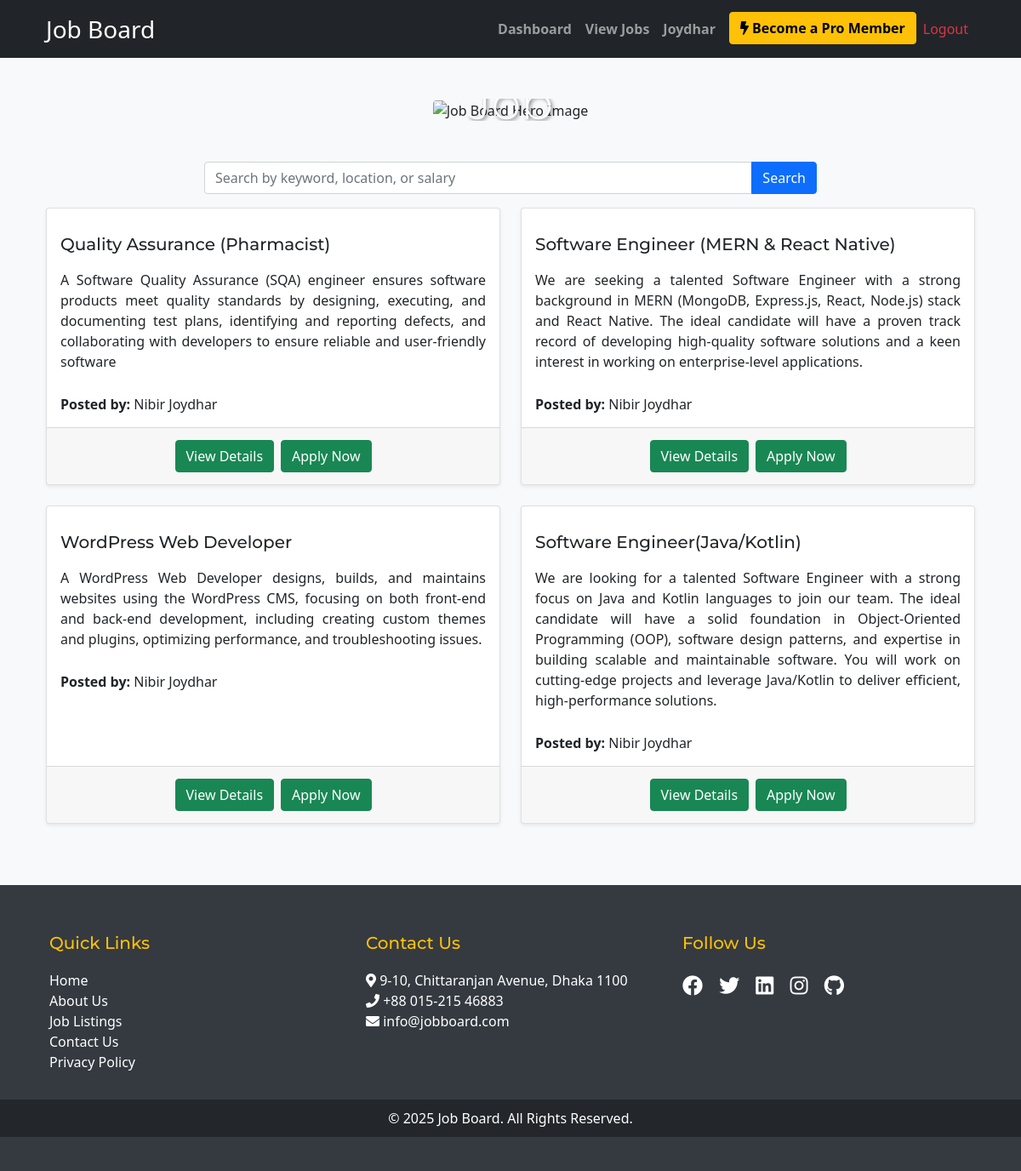
/index.php (signed in), run on the app's committed database.
### tables this page shows
CREATE TABLE `jobs` (
  `id` int NOT NULL,
  `title` varchar(255) NOT NULL,
  `description` text NOT NULL,
  `location` varchar(255) NOT NULL,
  `salary` decimal(10,2) NOT NULL,
  `requirements` text,
  `responsibilities` text,
  `employer_id` int NOT NULL,
  `created_at` timestamp NOT NULL DEFAULT CURRENT_TIMESTAMP
);

CREATE TABLE `users` (
  `id` int NOT NULL,
  `name` varchar(100) NOT NULL,
  `email` varchar(100) NOT NULL,
  `password` varchar(255) NOT NULL,
  `role` enum('job_seeker','employer','admin') NOT NULL,
  `created_at` timestamp NOT NULL DEFAULT CURRENT_TIMESTAMP,
  `status` enum('active','inactive') NOT NULL DEFAULT 'active',
  `is_verified` tinyint(1) DEFAULT '0',
  `verification_code` varchar(255) DEFAULT NULL,
  `reset_token` varchar(255) DEFAULT NULL,
  `reset_expires` datetime DEFAULT NULL,
  `is_premium` tinyint(1) DEFAULT '0'
);

### index.php (the view, shortened to what this page needs)
<?php
include('includes/db.php');
?>
<!DOCTYPE html>
<html>
<head>
    <?php include('headlink.php'); ?>
</head>
<body class="bg-light">
    <?php include('header.php'); ?>
    <div class="toast-container position-fixed top-0 end-0 p-3" style="z-index: 1050;"></div>
    <div class="container mt-5">
        <div class="hero-section text-center mb-5">
            <img src="images/hero.jpg" alt="Job Board Hero Image" class="img-fluid rounded">
            <div class="hero-text">
                <h1 class="display-4">Find Your Dream Job</h1>
            </div>
        </div>
        <div class="row">
            <div class="col-md-8 mx-auto">
                <div class="input-group mb-3">
                    <input type="text" id="search" class="form-control"
                        placeholder="Search by keyword, location, or salary">
                    <button class="btn btn-primary" onclick="searchJobs()">Search</button>
                </div>
            </div>
        </div>
        <div class="row" id="job-listings">
            <?php
            $sql = "SELECT jobs.*, users.name AS employer_name FROM jobs JOIN users ON jobs.employer_id = users.id";
            $result = $conn->query($sql);
            if ($result->num_rows > 0) {
                while ($row = $result->fetch_assoc()) {
                    echo "<div class='col-md-6 mb-4 d-flex'>";
                    echo "<div class='card shadow-sm h-100'>";
                    echo "<div class='card-body'>";
                    echo "<h5 class='card-title'>" . $row['title'] . "</h5>";
                    echo "<p class='card-text job-description'>" . $row['description'] . "</p>";
                    echo "<p class='card-text'><strong>Posted by:</strong> " . $row['employer_name'] . "</p>";
                    echo "</div>";
                    echo "<div class='card-footer'>";
                    echo "<a href='view_job.php?job_id=" . $row['id'] . "' class='btn btn-success m-1'>View Details</a>";
                    echo "<button class='apply-btn btn btn-success m-1 animate__animated animate__pulse animate__infinite' data-job-id='" . $row['id'] . "'>Apply Now</button>";
                    echo "</div>";
                    echo "</div></div>";
                }
            } else {
                echo "<div class='col-12 text-center'><p>No jobs posted yet.</p></div>";
            }
            ?>
        </div>
    </div>
    <?php include('footer.php'); ?>
</body>
</html>

### css/styles.css (style rules this page uses)
body { background-color: #f8f9fa; }
.card { border-radius: 12px; }
.btn { border-radius: 8px; }

### css/custom.css (style rules this page uses)
body { background-color: #f8f9fa; }
.card { border: none; border-radius: 10px; transition: transform 0.3s ease; }
.btn-primary { background-color: #007bff; border-color: #007bff; }
.btn-success { background-color: #28a745; border-color: #28a745; }
body { font-family: 'Poppins', sans-serif; }
h1, h2, h3, h4, h5, h6 { font-family: 'Montserrat', sans-serif; }
.hero-section { position: relative; overflow: hidden; border-radius: 10px; }
.hero-section img { width: 100%; height: auto; }
.hero-text { position: absolute; top: 50%; left: 50%; transform: translate(-50%, -50%); color: white; text-shadow: 2px 2px 4px rgba(0, 0, 0, 0.5); }

### index.php (style rules this page uses)
.job-description { text-align: justify; text-justify: inter-word; display: block; width: 100%; padding-top: 10px; padding-bottom: 10px; }
.card { height: 100%; display: flex; flex-direction: column; }
.card-body { flex-grow: 1; padding-top: 30px; padding-bottom: 15px; }
.card-footer { text-align: center; padding: 10px; }

### data on the page
jobs: title "Quality Assurance (Pharmacist)", description "A Software Quality Assurance (SQA) engineer ensures software products meet quality standards by designing, executing, and documenting test plans, identifying and reporting defects, and collaborating with developers to ensure reliable and user-friendly software", employer.name "Nibir Joydhar"
jobs: title "Software Engineer (MERN & React Native)", description "We are seeking a talented Software Engineer with a strong background in MERN (MongoDB, Express.js, React, Node.js) stack and React Native. The ideal candidate will have a proven track record of developing high-quality software solutions and a keen interest in working on enterprise-level applications.", employer.name "Nibir Joydhar"
jobs: title "WordPress Web Developer", description "A WordPress Web Developer designs, builds, and maintains websites using the WordPress CMS, focusing on both front-end and back-end development, including creating custom themes and plugins, optimizing performance, and troubleshooting issues.", employer.name "Nibir Joydhar"
jobs: title "Software Engineer(Java/Kotlin)", description "We are looking for a talented Software Engineer with a strong focus on Java and Kotlin languages to join our team. The ideal candidate will have a solid foundation in Object-Oriented Programming (OOP), software design patterns, and expertise in building scalable and maintainable software. You will work on cutting-edge projects and leverage Java/Kotlin to deliver efficient, high-performance solutions.", employer.name "Nibir Joydhar"

### other printed values
$_SESSION['name'] "Joydhar"
